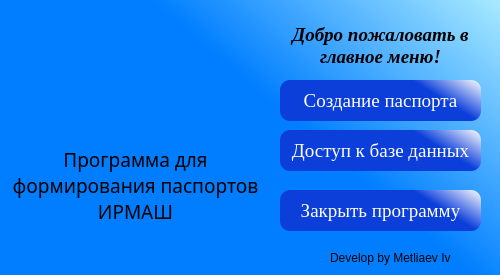
<?xml version="1.0" encoding="UTF-8"?>
<ui version="4.0">
 <class>MainWindow</class>
 <widget class="QMainWindow" name="MainWindow">
  <property name="geometry">
   <rect>
    <x>0</x>
    <y>0</y>
    <width>500</width>
    <height>275</height>
   </rect>
  </property>
  <property name="minimumSize">
   <size>
    <width>500</width>
    <height>275</height>
   </size>
  </property>
  <property name="maximumSize">
   <size>
    <width>500</width>
    <height>275</height>
   </size>
  </property>
  <property name="windowTitle">
   <string>Программа ФП V0.9 (ИРМАШ)</string>
  </property>
  <property name="styleSheet">
   <string notr="true">QWidget#centralwidget{
     background:qlineargradient(spread:pad, x1:0.506045, y1:0.318, x2:1, y2:0, stop:0 rgba(0, 126, 255, 255), stop:1 rgba(169, 234, 255, 255));
}</string>
  </property>
  <widget class="QWidget" name="centralwidget">
   <widget class="QPushButton" name="accec_to_bd_btn">
    <property name="geometry">
     <rect>
      <x>280</x>
      <y>130</y>
      <width>201</width>
      <height>41</height>
     </rect>
    </property>
    <property name="font">
     <font>
      <family>Times New Roman</family>
      <pointsize>14</pointsize>
     </font>
    </property>
    <property name="styleSheet">
     <string notr="true">QPushButton{
     background-color: qlineargradient(spread:pad, x1:0.584682, y1:0.136, x2:1, y2:0, stop:0.25 rgba(12, 63, 218, 255), stop:1 rgba(255, 255, 255, 255));
     border-style: outset;
     border-radius: 10px;
	 color:white;
 }

QPushButton:hover{
     background-color:qlineargradient(spread:pad, x1:0, y1:0, x2:1, y2:0, stop:0 rgba(0, 171, 0, 255), stop:1 rgba(255, 255, 255, 255));
     border-style: inset;
	 color:black;
 }</string>
    </property>
    <property name="text">
     <string>Доступ к базе данных</string>
    </property>
   </widget>
   <widget class="QPushButton" name="createpassButton">
    <property name="geometry">
     <rect>
      <x>280</x>
      <y>80</y>
      <width>201</width>
      <height>41</height>
     </rect>
    </property>
    <property name="font">
     <font>
      <family>Times New Roman</family>
      <pointsize>14</pointsize>
      <weight>50</weight>
      <italic>false</italic>
      <bold>false</bold>
     </font>
    </property>
    <property name="styleSheet">
     <string notr="true">QPushButton{
     background-color: qlineargradient(spread:pad, x1:0.584682, y1:0.136, x2:1, y2:0, stop:0.25 rgba(12, 63, 218, 255), stop:1 rgba(255, 255, 255, 255));
     border-style: outset;
     border-radius: 10px;
	 color:white;
 }

QPushButton:hover{
     background-color:qlineargradient(spread:pad, x1:0, y1:0, x2:1, y2:0, stop:0 rgba(0, 171, 0, 255), stop:1 rgba(255, 255, 255, 255));
     border-style: inset;
	 color:black;
 }</string>
    </property>
    <property name="text">
     <string>Создание паспорта</string>
    </property>
   </widget>
   <widget class="QPushButton" name="clouse_btn">
    <property name="geometry">
     <rect>
      <x>280</x>
      <y>190</y>
      <width>201</width>
      <height>41</height>
     </rect>
    </property>
    <property name="font">
     <font>
      <family>Times New Roman</family>
      <pointsize>14</pointsize>
     </font>
    </property>
    <property name="styleSheet">
     <string notr="true">QPushButton{
     background-color: qlineargradient(spread:pad, x1:0.584682, y1:0.136, x2:1, y2:0, stop:0.25 rgba(12, 63, 218, 255), stop:1 rgba(255, 255, 255, 255));
     border-style: outset;
     border-radius: 10px;
	 color:white;
 }

QPushButton:hover{
     background-color:qlineargradient(spread:reflect, x1:0, y1:0.261, x2:0.989, y2:0, stop:0.267045 rgba(255, 0, 0, 255), stop:1 rgba(255, 255, 255, 255));
     border-style: inset;
	 color:black;
 }
</string>
    </property>
    <property name="text">
     <string>Закрыть программу</string>
    </property>
   </widget>
   <widget class="QLabel" name="label_hello">
    <property name="geometry">
     <rect>
      <x>280</x>
      <y>20</y>
      <width>201</width>
      <height>51</height>
     </rect>
    </property>
    <property name="font">
     <font>
      <family>Times New Roman</family>
      <pointsize>14</pointsize>
      <weight>75</weight>
      <italic>true</italic>
      <bold>true</bold>
     </font>
    </property>
    <property name="text">
     <string>Добро пожаловать в главное меню!</string>
    </property>
    <property name="alignment">
     <set>Qt::AlignCenter</set>
    </property>
    <property name="wordWrap">
     <bool>true</bool>
    </property>
   </widget>
   <widget class="QLabel" name="label_develop">
    <property name="geometry">
     <rect>
      <x>330</x>
      <y>250</y>
      <width>121</width>
      <height>16</height>
     </rect>
    </property>
    <property name="text">
     <string>Develop by Metliaev Ivan</string>
    </property>
   </widget>
   <widget class="QLabel" name="logo">
    <property name="geometry">
     <rect>
      <x>450</x>
      <y>229</y>
      <width>51</width>
      <height>51</height>
     </rect>
    </property>
    <property name="minimumSize">
     <size>
      <width>30</width>
      <height>30</height>
     </size>
    </property>
    <property name="styleSheet">
     <string notr="true">image:url(:/main_pic/35th Parallel-logos1.png);
</string>
    </property>
    <property name="text">
     <string/>
    </property>
   </widget>
   <widget class="QLabel" name="logo_2">
    <property name="geometry">
     <rect>
      <x>10</x>
      <y>10</y>
      <width>251</width>
      <height>141</height>
     </rect>
    </property>
    <property name="minimumSize">
     <size>
      <width>30</width>
      <height>30</height>
     </size>
    </property>
    <property name="text">
     <string/>
    </property>
    <property name="pixmap">
     <pixmap resource="../icons/main_pic.qrc">:/main_pic/passport icons/IRMASH small.png</pixmap>
    </property>
    <property name="alignment">
     <set>Qt::AlignCenter</set>
    </property>
   </widget>
   <widget class="QLabel" name="label_hello_3">
    <property name="geometry">
     <rect>
      <x>10</x>
      <y>140</y>
      <width>251</width>
      <height>91</height>
     </rect>
    </property>
    <property name="font">
     <font>
      <family>Lobster</family>
      <pointsize>14</pointsize>
      <weight>50</weight>
      <italic>false</italic>
      <bold>false</bold>
     </font>
    </property>
    <property name="styleSheet">
     <string notr="true">font: 14pt &quot;Lobster&quot;;</string>
    </property>
    <property name="text">
     <string>Программа для формирования паспортов ИРМАШ</string>
    </property>
    <property name="alignment">
     <set>Qt::AlignCenter</set>
    </property>
    <property name="wordWrap">
     <bool>true</bool>
    </property>
   </widget>
   <zorder>accec_to_bd_btn</zorder>
   <zorder>createpassButton</zorder>
   <zorder>clouse_btn</zorder>
   <zorder>label_hello</zorder>
   <zorder>label_develop</zorder>
   <zorder>logo_2</zorder>
   <zorder>label_hello_3</zorder>
   <zorder>logo</zorder>
  </widget>
 </widget>
 <resources>
  <include location="../icons/main_pic.qrc"/>
 </resources>
 <connections>
  <connection>
   <sender>clouse_btn</sender>
   <signal>clicked()</signal>
   <receiver>MainWindow</receiver>
   <slot>close()</slot>
   <hints>
    <hint type="sourcelabel">
     <x>100</x>
     <y>210</y>
    </hint>
    <hint type="destinationlabel">
     <x>99</x>
     <y>137</y>
    </hint>
   </hints>
  </connection>
 </connections>
</ui>
